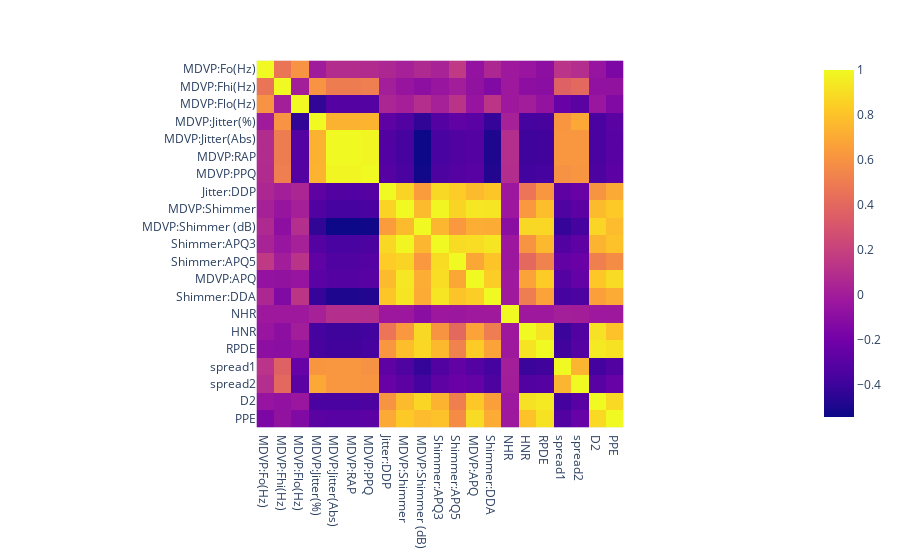

Notebook code cell kept with this figure:
### Markdown cell above
## Correlation matrix

### Code cell
# sns.heatmap(df.drop('status',axis=1).corr(),annot=True,cmap='OrRd')
px.imshow(df.drop('status',axis=1).corr())

### Figure 1 — Plotly figure (JSON) as saved in the notebook; plotly's stock layout.template omitted (floating-point values rounded to 4 significant figures; data arrays with more than 128 entries replaced by an {"elided": "..."} marker saying what was removed)
{"data": [{"coloraxis": "coloraxis", "hovertemplate": "x: %{x}<br>y: %{y}<br>color: %{z}<extra></extra>", "name": "0", "type": "heatmap", "x": ["MDVP:Fo(Hz)", "MDVP:Fhi(Hz)", "MDVP:Flo(Hz)", "MDVP:Jitter(%)", "MDVP:Jitter(Abs)", "MDVP:RAP", "MDVP:PPQ", "Jitter:DDP", "MDVP:Shimmer", "MDVP:Shimmer (dB)", "Shimmer:APQ3", "Shimmer:APQ5", "MDVP:APQ", "Shimmer:DDA", "NHR", "HNR", "RPDE", "spread1", "spread2", "D2", "PPE"], "xaxis": "x", "y": ["MDVP:Fo(Hz)", "MDVP:Fhi(Hz)", "MDVP:Flo(Hz)", "MDVP:Jitter(%)", "MDVP:Jitter(Abs)", "MDVP:RAP", "MDVP:PPQ", "Jitter:DDP", "MDVP:Shimmer", "MDVP:Shimmer (dB)", "Shimmer:APQ3", "Shimmer:APQ5", "MDVP:APQ", "Shimmer:DDA", "NHR", "HNR", "RPDE", "spread1", "spread2", "D2", "PPE"], "yaxis": "y", "z": {"elided": "21x21 float values"}}], "layout": {"coloraxis": {"colorscale": [[0, "#0d0887"], [0.1111, "#46039f"], [0.2222, "#7201a8"], [0.3333, "#9c179e"], [0.4444, "#bd3786"], [0.5556, "#d8576b"], [0.6667, "#ed7953"], [0.7778, "#fb9f3a"], [0.8889, "#fdca26"], [1, "#f0f921"]]}, "margin": {"t": 60}, "xaxis": {"anchor": "y", "constrain": "domain", "domain": [0, 1], "scaleanchor": "y"}, "yaxis": {"anchor": "x", "autorange": "reversed", "constrain": "domain", "domain": [0, 1]}}}
